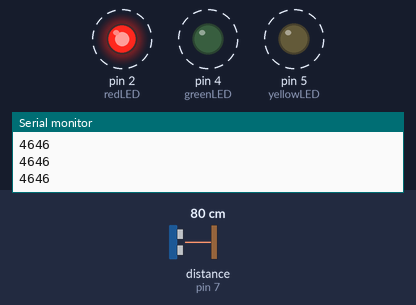
Recording of a sketch running on a simulated Arduino Uno, built with avr-gcc and run on an emulated ATmega328P. Shown: output pins drawn as LEDs (lit = HIGH), the last lines printed to the serial monitor. Wiring (inferred from the names in the program): ultrasonic range finder: trigger pin 8; echo pin 7. Dashed ring = blinking. The test bench sets the inputs (shaded band); at power-on: distance to the obstacle (sensor on pin 7) 80 cm. The echo pulse lasts 58.3 µs per cm; pins used as bus, display or sensor lines are not drawn.

Above: at 4.25 s.
4.3 s: distance to the obstacle (sensor on pin 7) set to 65 cm
7.3 s: distance to the obstacle (sensor on pin 7) set to 58 cm
At 7.32 s:
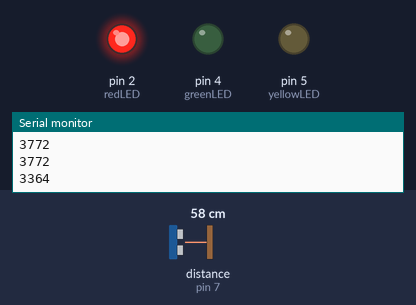
10.3 s: distance to the obstacle (sensor on pin 7) set to 38 cm
13.3 s: distance to the obstacle (sensor on pin 7) set to 32 cm
At 13.36 s:
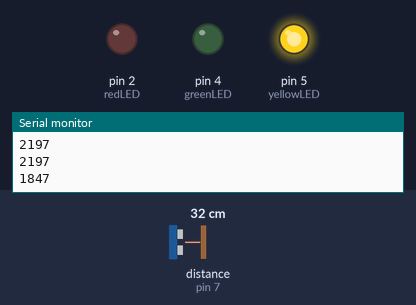
Timing chart, 0 to 16.3 s (numbered marks = the images above; inputs shaded):
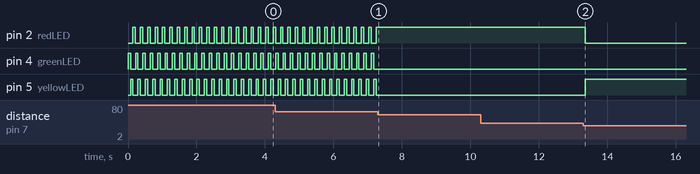

The sketch:

supersonic.ino
```cpp
int trigPort = 8, echoPort = 7;
int redLED = 2, yellowLED = 5, greenLED = 4;
int waitTime = 70;

void setup() {
  // put your setup code here, to run once:
  Serial.begin(9600);
  pinMode(trigPort, OUTPUT);
  pinMode(echoPort, INPUT);
  pinMode(redLED, OUTPUT);
  pinMode(yellowLED, OUTPUT);
  pinMode(greenLED, OUTPUT);
}

void loop() {
  // put your main code here, to run repeatedly:
  digitalWrite(trigPort, LOW);
  delayMicroseconds(20);
  digitalWrite(trigPort, HIGH);
  delayMicroseconds(100);
  digitalWrite(trigPort, LOW);

  int value = pulseIn(echoPort, HIGH);

  Serial.println(value);
  if (value < 500) {
    digitalWrite(greenLED, HIGH);
    delay(waitTime);
  }
  else if (value < 2000) {
    digitalWrite(yellowLED, HIGH);
    delay(waitTime);
  }
  else if (value < 3500) {
    digitalWrite(redLED, HIGH);
    delay(waitTime);
  }
  else {
    digitalWrite(greenLED, HIGH);
    delay(waitTime);
    digitalWrite(greenLED, LOW);
    digitalWrite(yellowLED, HIGH);
    delay(waitTime);
    digitalWrite(yellowLED, LOW);
    digitalWrite(redLED, HIGH);
    delay(waitTime);
    digitalWrite(redLED, LOW);
  }

  //delay(500);
  digitalWrite(greenLED, LOW);
  digitalWrite(yellowLED, LOW);
  digitalWrite(redLED, LOW);
}
```

Measured:
- the behaviour switches between 61 and 60 cm on distance to the obstacle (sensor on pin 7) (found by bisection; images 0 and 1)
- the behaviour switches between 35 and 34 cm on distance to the obstacle (sensor on pin 7) (found by bisection; images 1 and 2)
- after the input at 7.3 s, pin 2 (redLED): stops changing and stays HIGH; pin 4 (greenLED), pin 5 (yellowLED): stops changing and stays LOW
- after the input at 13.3 s, pin 2 (redLED): HIGH → LOW after 0.05 s instead of 4.0 s; pin 5 (yellowLED): LOW → HIGH after 0.06 s
- by itself, pin 2 (redLED), pin 4 (greenLED), pin 5 (yellowLED): alternates HIGH for 0.07 s and LOW for 0.15 s
